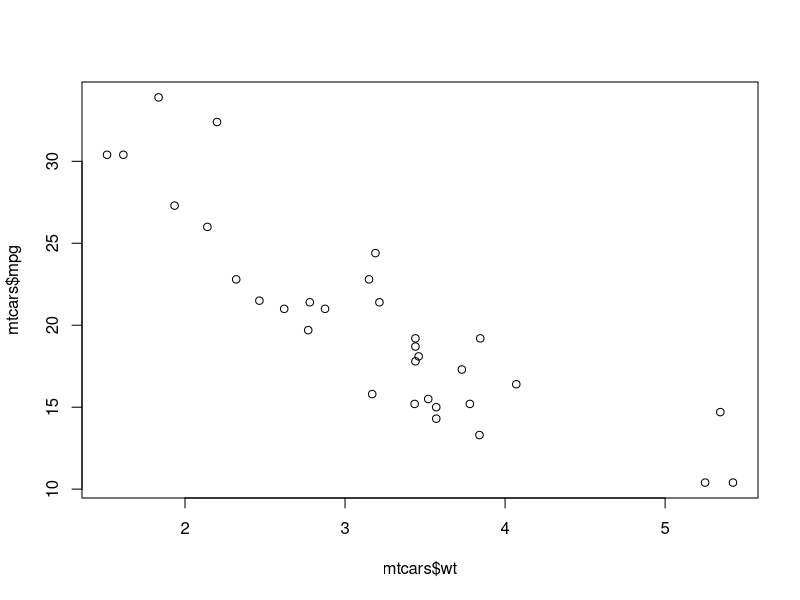
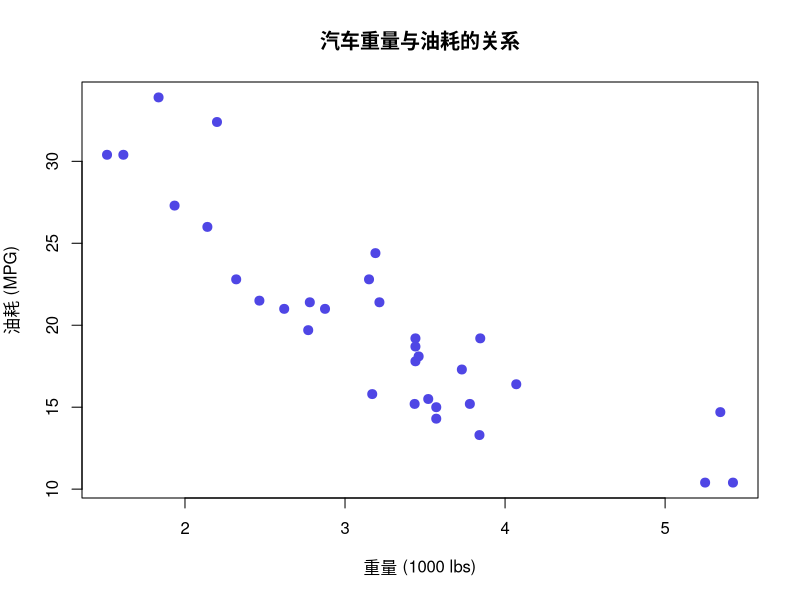
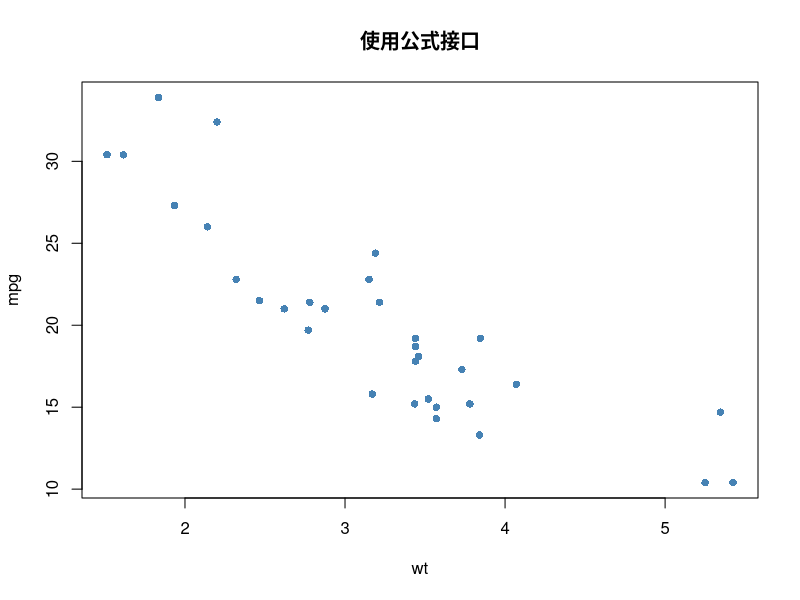
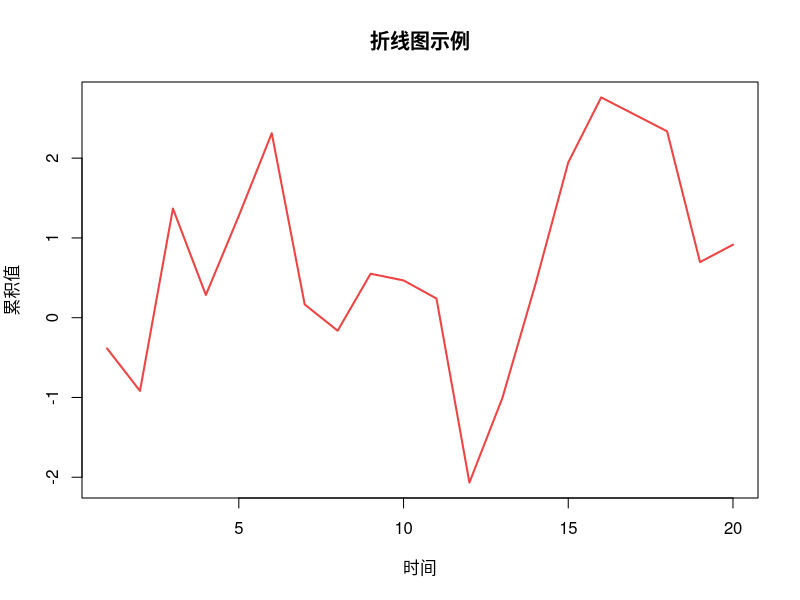
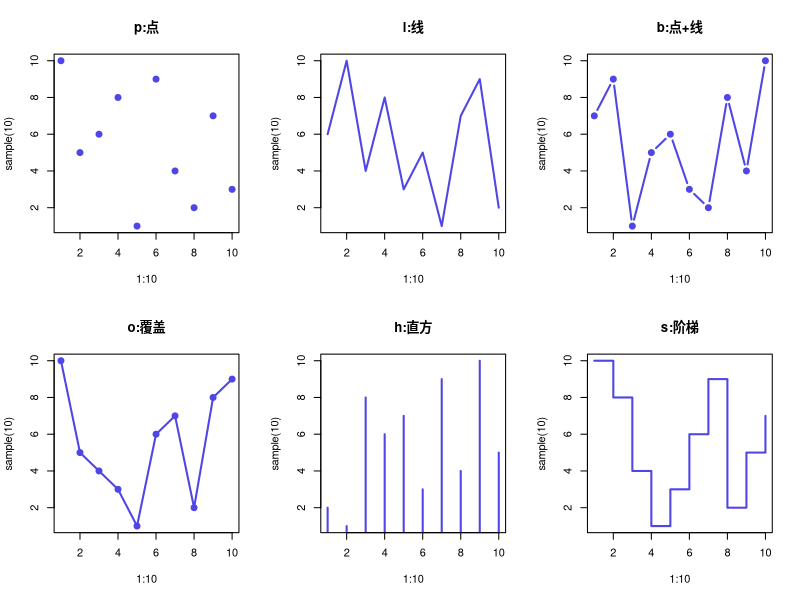
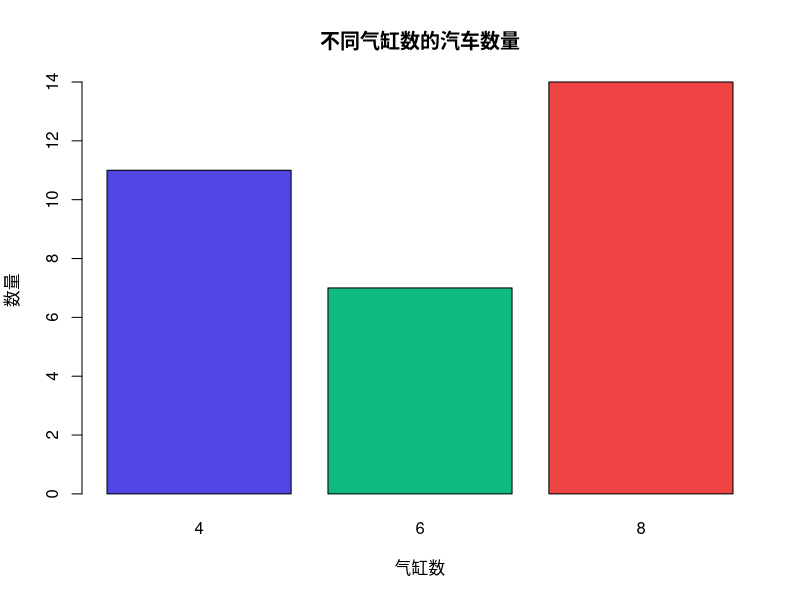
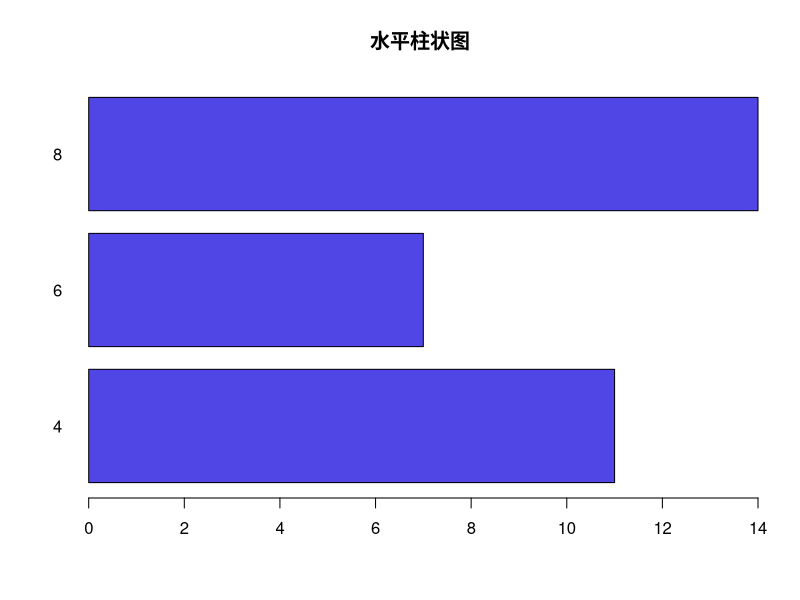
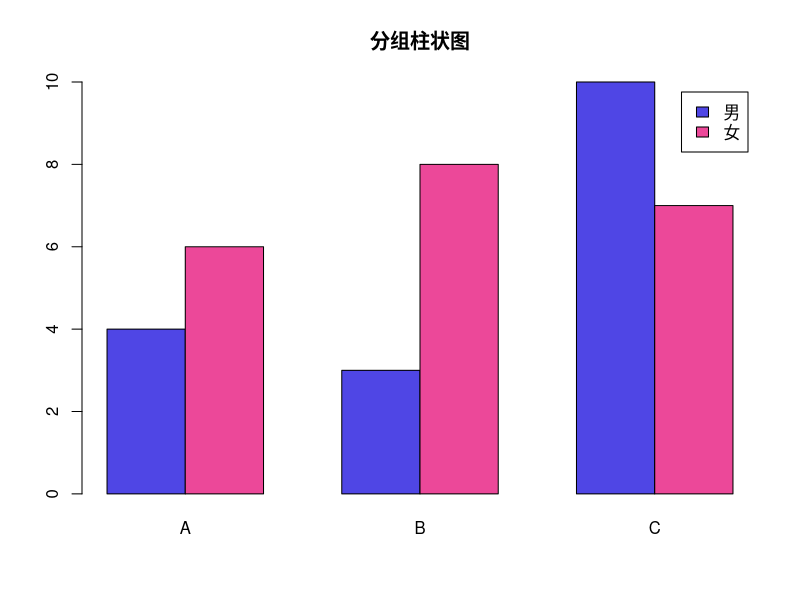

Write the R code that produced these figures, in order.
## ---- chunk 1
knitr::opts_chunk$set(
    echo = TRUE,
    warning = FALSE,
    message = FALSE,
    fig.width = 8,
    fig.height = 5
)
## ---- chunk 2
# 使用内置数据
data(mtcars)

# 最简单的散点图
plot(mtcars$wt, mtcars$mpg)
## ---- chunk 3
# 添加标签和标题
plot(mtcars$wt, mtcars$mpg,
    main = "汽车重量与油耗的关系",
    xlab = "重量 (1000 lbs)",
    ylab = "油耗 (MPG)",
    pch = 19, # 实心圆点
    col = "#4f46e5", # 点颜色
    cex = 1.2
) # 点大小
## ---- chunk 4
# 公式接口
plot(mpg ~ wt,
    data = mtcars,
    main = "使用公式接口",
    pch = 16,
    col = "steelblue"
)
## ---- chunk 5
# 时间序列数据
x <- 1:20
y <- cumsum(rnorm(20))

# 折线图
plot(x, y,
    type = "l", # "l" 表示线
    main = "折线图示例",
    xlab = "时间",
    ylab = "累积值",
    col = "#ef4444",
    lwd = 2
) # 线宽
## ---- chunk 6
# type参数的不同取值
par(mfrow = c(2, 3))
types <- c("p", "l", "b", "o", "h", "s")
titles <- c("p:点", "l:线", "b:点+线", "o:覆盖", "h:直方", "s:阶梯")

for (i in 1:6) {
    plot(1:10, sample(10),
        type = types[i],
        main = titles[i], col = "#4f46e5", lwd = 2, pch = 19
    )
}
par(mfrow = c(1, 1))
## ---- chunk 7
# 简单柱状图
counts <- table(mtcars$cyl)
barplot(counts,
    main = "不同气缸数的汽车数量",
    xlab = "气缸数",
    ylab = "数量",
    col = c("#4f46e5", "#10b981", "#ef4444")
)
## ---- chunk 8
# 水平柱状图
barplot(counts,
    main = "水平柱状图",
    horiz = TRUE,
    col = "#4f46e5",
    las = 1
) # 标签方向
## ---- chunk 9
# 分组柱状图
counts_matrix <- matrix(c(4, 6, 3, 8, 10, 7), nrow = 2)
rownames(counts_matrix) <- c("男", "女")
colnames(counts_matrix) <- c("A", "B", "C")

barplot(counts_matrix,
    beside = TRUE, # 并排排列
    main = "分组柱状图",
    col = c("#4f46e5", "#ec4899"),
    legend = rownames(counts_matrix)
)
## ---- chunk 10
# 基础直方图
hist(mtcars$mpg,
    main = "MPG 分布直方图",
    xlab = "油耗 (MPG)",
    ylab = "频数",
    col = "#4f46e5",
    border = "white"
)
## ---- chunk 11
# 控制分组数量和密度曲线
hist(mtcars$mpg,
    breaks = 15, # 分组数量
    freq = FALSE, # 显示密度而非频数
    main = "带密度曲线的直方图",
    xlab = "油耗 (MPG)",
    col = "#4f46e580"
) # 半透明

# 添加密度曲线
lines(density(mtcars$mpg), col = "#ef4444", lwd = 2)
## ---- chunk 12
# 单变量箱线图
boxplot(mtcars$mpg,
    main = "MPG 箱线图",
    ylab = "油耗 (MPG)",
    col = "#4f46e5"
)
## ---- chunk 13
# 分组箱线图
boxplot(mpg ~ cyl,
    data = mtcars,
    main = "不同气缸数的油耗分布",
    xlab = "气缸数",
    ylab = "油耗 (MPG)",
    col = c("#4f46e5", "#10b981", "#ef4444"),
    notch = TRUE
) # 显示凹口
## ---- chunk 14
# 水平箱线图
boxplot(mpg ~ cyl,
    data = mtcars,
    horizontal = TRUE,
    main = "水平箱线图",
    xlab = "油耗 (MPG)",
    ylab = "气缸数",
    col = "#4f46e5",
    las = 1
)
## ---- chunk 15
# 基础饼图
slices <- c(30, 25, 20, 15, 10)
labels <- c("类别A", "类别B", "类别C", "类别D", "类别E")

pie(slices,
    labels = labels,
    main = "饼图示例",
    col = c("#4f46e5", "#10b981", "#ef4444", "#f59e0b", "#8b5cf6")
)
## ---- chunk 16
# 带百分比的饼图
pct <- round(slices / sum(slices) * 100, 1)
labels_pct <- paste(labels, "\n", pct, "%", sep = "")

pie(slices,
    labels = labels_pct,
    main = "带百分比的饼图",
    col = rainbow(5)
)
## ---- chunk 17
# 查看当前边距设置
par("mar") # 下、左、上、右
par("oma") # 外边距
## ---- chunk 18
# 设置边距
par(mar = c(5, 4, 4, 2) + 0.1) # 默认值

plot(1:10, main = "默认边距")
## ---- chunk 19
# 紧凑边距
old_par <- par(mar = c(3, 3, 2, 1))
plot(1:10, main = "紧凑边距")
par(old_par) # 恢复默认
## ---- chunk 20
# 常用颜色参数
plot(mtcars$wt, mtcars$mpg,
    pch = 19,
    col = "#4f46e5", # 点颜色
    bg = "#10b981", # 填充颜色(当pch=21-25时)
    main = "颜色参数示例"
)
## ---- chunk 21
# 根据分组着色
colors <- c("#4f46e5", "#10b981", "#ef4444")[as.factor(mtcars$cyl)]
plot(mtcars$wt, mtcars$mpg,
    pch = 19,
    col = colors,
    main = "按气缸数着色"
)
legend("topright",
    legend = c("4缸", "6缸", "8缸"),
    col = c("#4f46e5", "#10b981", "#ef4444"),
    pch = 19
)
## ---- chunk 22
# 展示所有点形状
plot(1:25, rep(1, 25),
    pch = 1:25,
    cex = 2,
    ylim = c(0.5, 1.5),
    main = "pch 点形状一览",
    xlab = "pch 值",
    yaxt = "n", ylab = ""
)
text(1:25, rep(0.7, 25), labels = 1:25, cex = 0.8)
## ---- chunk 23
# 展示所有线型
plot(1,
    type = "n", xlim = c(0, 10), ylim = c(0, 7),
    main = "lty 线型一览",
    xlab = "", ylab = "", xaxt = "n", yaxt = "n"
)

line_types <- c("blank", "solid", "dashed", "dotted", "dotdash", "longdash", "twodash")
for (i in 1:6) {
    lines(c(1, 9), c(7 - i, 7 - i), lty = i, lwd = 2)
    text(0.5, 7 - i, labels = paste(i, ":", line_types[i + 1]), adj = 0, cex = 0.9)
}
## ---- chunk 24
# 字体大小和样式
plot(1:10,
    main = "字体参数示例",
    cex.main = 1.5, # 标题大小
    cex.lab = 1.2, # 轴标签大小
    cex.axis = 0.9, # 刻度标签大小
    font.main = 2, # 标题粗体
    col.main = "#4f46e5"
)
## ---- chunk 25
# 2行2列布局 (按行填充)
par(mfrow = c(2, 2))
plot(1:10, main = "图1")
plot(rnorm(100), main = "图2")
hist(rnorm(100), main = "图3")
boxplot(rnorm(100), main = "图4")
par(mfrow = c(1, 1))
## ---- chunk 26
# 自定义布局矩阵
layout_matrix <- matrix(c(1, 1, 2, 3), nrow = 2, byrow = TRUE)
layout(layout_matrix)

# 第一个图占据顶部整行
plot(mtcars$wt, mtcars$mpg, main = "散点图 (跨两列)", pch = 19, col = "#4f46e5")

# 下面两个图各占一半
hist(mtcars$mpg, main = "直方图", col = "#10b981")
boxplot(mtcars$mpg, main = "箱线图", col = "#ef4444")

par(mfrow = c(1, 1))
## ---- chunk 27
# 不等宽布局
layout_matrix <- matrix(c(1, 2, 2), nrow = 1)
layout(layout_matrix, widths = c(1, 2))

boxplot(mtcars$mpg, main = "窄图", col = "#4f46e5")
plot(mtcars$wt, mtcars$mpg, main = "宽图", pch = 19, col = "#10b981")

par(mfrow = c(1, 1))
## ---- chunk 28
# 基础图
plot(mtcars$wt, mtcars$mpg,
    pch = 1,
    col = "gray50",
    main = "叠加不同样式的点"
)

# 突出显示高油耗车辆
high_mpg <- mtcars$mpg > 25
points(mtcars$wt[high_mpg], mtcars$mpg[high_mpg],
    pch = 19,
    col = "#ef4444",
    cex = 1.5
)
## ---- chunk 29
# 散点图
plot(mtcars$wt, mtcars$mpg,
    pch = 19,
    col = "#4f46e5",
    main = "添加回归线和参考线"
)

# 添加回归线
model <- lm(mpg ~ wt, data = mtcars)
abline(model, col = "#ef4444", lwd = 2)

# 添加均值参考线
abline(h = mean(mtcars$mpg), col = "#10b981", lty = 2)
abline(v = mean(mtcars$wt), col = "#f59e0b", lty = 2)

# 添加图例
legend("topright",
    legend = c("回归线", "MPG均值", "WT均值"),
    col = c("#ef4444", "#10b981", "#f59e0b"),
    lty = c(1, 2, 2),
    lwd = 2
)
## ---- chunk 30
# 散点图
plot(mtcars$wt, mtcars$mpg,
    pch = 19,
    col = "#4f46e5",
    main = "添加数据标签"
)

# 为极值点添加标签
# 最高油耗
max_idx <- which.max(mtcars$mpg)
text(mtcars$wt[max_idx], mtcars$mpg[max_idx],
    labels = rownames(mtcars)[max_idx],
    pos = 4, # 标签位置: 1下 2左 3上 4右
    cex = 0.8
)

# 最低油耗
min_idx <- which.min(mtcars$mpg)
text(mtcars$wt[min_idx], mtcars$mpg[min_idx],
    labels = rownames(mtcars)[min_idx],
    pos = 2,
    cex = 0.8
)
## ---- chunk 31
# 分组散点图
colors <- c("#4f46e5", "#10b981", "#ef4444")
shapes <- c(15, 16, 17)
cyl_factor <- as.factor(mtcars$cyl)

plot(mtcars$wt, mtcars$mpg,
    pch = shapes[cyl_factor],
    col = colors[cyl_factor],
    main = "完整图例示例",
    xlab = "重量", ylab = "油耗"
)

# 添加完整图例
legend("topright",
    legend = c("4缸", "6缸", "8缸"),
    col = colors,
    pch = shapes,
    title = "气缸数",
    bg = "white", # 图例背景
    box.lty = 1
) # 图例边框
## ---- chunk 32
plot(1:10, 1:10, type = "n", main = "箭头和形状")

# 添加箭头
arrows(2, 2, 4, 4, col = "#4f46e5", lwd = 2)

# 添加矩形
rect(5, 1, 7, 3, col = "#10b98180", border = "#10b981")

# 添加多边形
polygon(c(8, 10, 9), c(2, 2, 4), col = "#ef444480", border = "#ef4444")

# 添加文本说明
text(3, 3.5, "箭头", cex = 0.9)
text(6, 2, "矩形", cex = 0.9)
text(9, 2.5, "三角形", cex = 0.9)
## ---- chunk 33
# 完全自定义坐标轴
plot(mtcars$wt, mtcars$mpg,
    pch = 19,
    col = "#4f46e5",
    main = "自定义坐标轴",
    xaxt = "n", # 不画x轴
    yaxt = "n"
) # 不画y轴

# 自定义x轴
axis(1, # 1=下, 2=左, 3=上, 4=右
    at = c(2, 3, 4, 5),
    labels = c("轻", "中等", "较重", "重"),
    col.axis = "#4f46e5"
)

# 自定义y轴
axis(2,
    at = seq(10, 35, by = 5),
    las = 1
) # 标签水平
## ---- chunk 34
# 对数坐标
x <- 1:100
y <- x^2

par(mfrow = c(1, 2))

# 普通坐标
plot(x, y, main = "普通坐标", pch = 19, cex = 0.5, col = "#4f46e5")

# 对数坐标
plot(x, y,
    main = "对数坐标", pch = 19, cex = 0.5, col = "#10b981",
    log = "xy"
) # 双对数

par(mfrow = c(1, 1))
## ---- chunk 35
# 设置布局
layout(matrix(c(2, 0, 1, 3), nrow = 2, byrow = TRUE),
    widths = c(4, 1),
    heights = c(1, 4)
)

# 主散点图
par(mar = c(4, 4, 1, 1))
plot(mtcars$wt, mtcars$mpg,
    pch = 19, col = "#4f46e5",
    xlab = "重量", ylab = "油耗"
)

# 顶部直方图(x边缘分布)
par(mar = c(0, 4, 2, 1))
hist(mtcars$wt, main = "", xaxt = "n", col = "#4f46e580")

# 右侧直方图(y边缘分布)
par(mar = c(4, 0, 1, 2))
barplot(hist(mtcars$mpg, plot = FALSE)$counts,
    horiz = TRUE, col = "#4f46e580", xlab = ""
)

par(mfrow = c(1, 1), mar = c(5, 4, 4, 2) + 0.1)
## ---- chunk 36
# pairs() 矩阵散点图
pairs(mtcars[, c("mpg", "hp", "wt", "qsec")],
    pch = 19,
    col = "#4f46e5",
    main = "多变量散点图矩阵"
)
## ---- chunk 37
# 自定义对角线
panel.hist <- function(x, ...) {
    usr <- par("usr")
    par(usr = c(usr[1:2], 0, 1.5))
    h <- hist(x, plot = FALSE)
    breaks <- h$breaks
    nB <- length(breaks)
    y <- h$counts / max(h$counts)
    rect(breaks[-nB], 0, breaks[-1], y, col = "#4f46e580")
}

pairs(mtcars[, c("mpg", "hp", "wt")],
    pch = 19,
    col = "#4f46e5",
    diag.panel = panel.hist,
    main = "带直方图的矩阵散点图"
)
